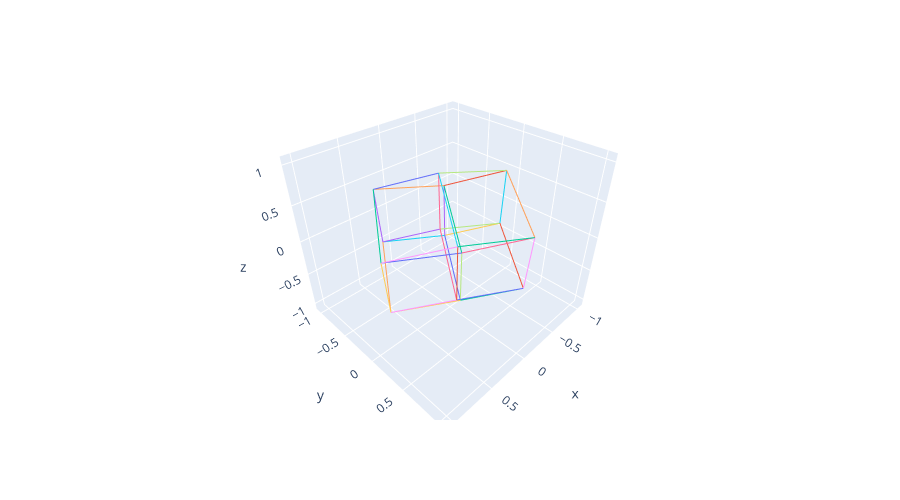

Notebook code for this chart:
### Markdown cell above
Now for the moment we have been waiting for - we will project a 4-cube ("hypercube") into a randomly oriented 3D space. And then we will use the "3D" rendering to allow us to view that projection from a variety of angles, so we can get a sense of what this "shadow" of a 4D cube would actually look like in 3D. As with the notebook cell above, re-evaluating it will generate a different orientation of the projection from 4D down to 3D, so running it a few times can give us a sense of what can change.

### Code cell
# project 4-cube into randomly oriented 3-space and draw in 3D
draw3d(project_subspace(edges4d,rand_subspace(4,3)))

### Figure 1 — Plotly figure (JSON) as saved in the notebook; plotly's stock layout.template omitted (floating-point values rounded to 4 significant figures)
{"data": [{"hovertemplate": "color=0.0<br>x=%{x}<br>y=%{y}<br>z=%{z}<extra></extra>", "legendgroup": "0.0", "line": {"color": "#636efa", "dash": "solid"}, "marker": {"symbol": "circle"}, "mode": "lines", "name": "0.0", "scene": "scene", "showlegend": true, "type": "scatter3d", "x": [0.3958, -0.054], "y": [-0.7222, -0.2207], "z": [0.5547, 0.7776]}, {"hovertemplate": "color=1.0<br>x=%{x}<br>y=%{y}<br>z=%{z}<extra></extra>", "legendgroup": "1.0", "line": {"color": "#00cc96", "dash": "solid"}, "marker": {"symbol": "circle"}, "mode": "lines", "name": "1.0", "scene": "scene", "showlegend": true, "type": "scatter3d", "x": [0.3958, 0.9126], "y": [-0.7222, 0.0776], "z": [0.5547, 0.2925]}, {"hovertemplate": "color=2.0<br>x=%{x}<br>y=%{y}<br>z=%{z}<extra></extra>", "legendgroup": "2.0", "line": {"color": "#ab63fa", "dash": "solid"}, "marker": {"symbol": "circle"}, "mode": "lines", "name": "2.0", "scene": "scene", "showlegend": true, "type": "scatter3d", "x": [0.3958, 0.2511], "y": [-0.7222, -0.8726], "z": [0.5547, -0.3734]}, {"hovertemplate": "color=3.0<br>x=%{x}<br>y=%{y}<br>z=%{z}<extra></extra>", "legendgroup": "3.0", "line": {"color": "#FFA15A", "dash": "solid"}, "marker": {"symbol": "circle"}, "mode": "lines", "name": "3.0", "scene": "scene", "showlegend": true, "type": "scatter3d", "x": [0.3958, -0.318], "y": [-0.7222, -0.4287], "z": [0.5547, 0.4126]}, {"hovertemplate": "color=4.0<br>x=%{x}<br>y=%{y}<br>z=%{z}<extra></extra>", "legendgroup": "4.0", "line": {"color": "#19d3f3", "dash": "solid"}, "marker": {"symbol": "circle"}, "mode": "lines", "name": "4.0", "scene": "scene", "showlegend": true, "type": "scatter3d", "x": [-0.054, 0.4628], "y": [-0.2207, 0.5791], "z": [0.7776, 0.5155]}, {"hovertemplate": "color=5.0<br>x=%{x}<br>y=%{y}<br>z=%{z}<extra></extra>", "legendgroup": "5.0", "line": {"color": "#FF6692", "dash": "solid"}, "marker": {"symbol": "circle"}, "mode": "lines", "name": "5.0", "scene": "scene", "showlegend": true, "type": "scatter3d", "x": [-0.054, -0.1988], "y": [-0.2207, -0.3711], "z": [0.7776, -0.1505]}, {"hovertemplate": "color=6.0<br>x=%{x}<br>y=%{y}<br>z=%{z}<extra></extra>", "legendgroup": "6.0", "line": {"color": "#B6E880", "dash": "solid"}, "marker": {"symbol": "circle"}, "mode": "lines", "name": "6.0", "scene": "scene", "showlegend": true, "type": "scatter3d", "x": [-0.054, -0.7679], "y": [-0.2207, 0.07278], "z": [0.7776, 0.6356]}, {"hovertemplate": "color=7.0<br>x=%{x}<br>y=%{y}<br>z=%{z}<extra></extra>", "legendgroup": "7.0", "line": {"color": "#FF97FF", "dash": "solid"}, "marker": {"symbol": "circle"}, "mode": "lines", "name": "7.0", "scene": "scene", "showlegend": true, "type": "scatter3d", "x": [0.9126, 0.4628], "y": [0.0776, 0.5791], "z": [0.2925, 0.5155]}, {"hovertemplate": "color=8.0<br>x=%{x}<br>y=%{y}<br>z=%{z}<extra></extra>", "legendgroup": "8.0", "line": {"color": "#FECB52", "dash": "solid"}, "marker": {"symbol": "circle"}, "mode": "lines", "name": "8.0", "scene": "scene", "showlegend": true, "type": "scatter3d", "x": [0.9126, 0.7679], "y": [0.0776, -0.07278], "z": [0.2925, -0.6356]}, {"hovertemplate": "color=9.0<br>x=%{x}<br>y=%{y}<br>z=%{z}<extra></extra>", "legendgroup": "9.0", "line": {"color": "#636efa", "dash": "solid"}, "marker": {"symbol": "circle"}, "mode": "lines", "name": "9.0", "scene": "scene", "showlegend": true, "type": "scatter3d", "x": [0.9126, 0.1988], "y": [0.0776, 0.3711], "z": [0.2925, 0.1505]}, {"hovertemplate": "color=10.0<br>x=%{x}<br>y=%{y}<br>z=%{z}<extra></extra>", "legendgroup": "10.0", "line": {"color": "#EF553B", "dash": "solid"}, "marker": {"symbol": "circle"}, "mode": "lines", "name": "10.0", "scene": "scene", "showlegend": true, "type": "scatter3d", "x": [0.4628, 0.318], "y": [0.5791, 0.4287], "z": [0.5155, -0.4126]}, {"hovertemplate": "color=11.0<br>x=%{x}<br>y=%{y}<br>z=%{z}<extra></extra>", "legendgroup": "11.0", "line": {"color": "#00cc96", "dash": "solid"}, "marker": {"symbol": "circle"}, "mode": "lines", "name": "11.0", "scene": "scene", "showlegend": true, "type": "scatter3d", "x": [0.4628, -0.2511], "y": [0.5791, 0.8726], "z": [0.5155, 0.3734]}, {"hovertemplate": "color=12.0<br>x=%{x}<br>y=%{y}<br>z=%{z}<extra></extra>", "legendgroup": "12.0", "line": {"color": "#ab63fa", "dash": "solid"}, "marker": {"symbol": "circle"}, "mode": "lines", "name": "12.0", "scene": "scene", "showlegend": true, "type": "scatter3d", "x": [0.2511, -0.1988], "y": [-0.8726, -0.3711], "z": [-0.3734, -0.1505]}, {"hovertemplate": "color=13.0<br>x=%{x}<br>y=%{y}<br>z=%{z}<extra></extra>", "legendgroup": "13.0", "line": {"color": "#FFA15A", "dash": "solid"}, "marker": {"symbol": "circle"}, "mode": "lines", "name": "13.0", "scene": "scene", "showlegend": true, "type": "scatter3d", "x": [0.2511, 0.7679], "y": [-0.8726, -0.07278], "z": [-0.3734, -0.6356]}, {"hovertemplate": "color=14.0<br>x=%{x}<br>y=%{y}<br>z=%{z}<extra></extra>", "legendgroup": "14.0", "line": {"color": "#19d3f3", "dash": "solid"}, "marker": {"symbol": "circle"}, "mode": "lines", "name": "14.0", "scene": "scene", "showlegend": true, "type": "scatter3d", "x": [0.2511, -0.4628], "y": [-0.8726, -0.5791], "z": [-0.3734, -0.5155]}, {"hovertemplate": "color=15.0<br>x=%{x}<br>y=%{y}<br>z=%{z}<extra></extra>", "legendgroup": "15.0", "line": {"color": "#FF6692", "dash": "solid"}, "marker": {"symbol": "circle"}, "mode": "lines", "name": "15.0", "scene": "scene", "showlegend": true, "type": "scatter3d", "x": [-0.1988, 0.318], "y": [-0.3711, 0.4287], "z": [-0.1505, -0.4126]}, {"hovertemplate": "color=16.0<br>x=%{x}<br>y=%{y}<br>z=%{z}<extra></extra>", "legendgroup": "16.0", "line": {"color": "#B6E880", "dash": "solid"}, "marker": {"symbol": "circle"}, "mode": "lines", "name": "16.0", "scene": "scene", "showlegend": true, "type": "scatter3d", "x": [-0.1988, -0.9126], "y": [-0.3711, -0.0776], "z": [-0.1505, -0.2925]}, {"hovertemplate": "color=17.0<br>x=%{x}<br>y=%{y}<br>z=%{z}<extra></extra>", "legendgroup": "17.0", "line": {"color": "#FF97FF", "dash": "solid"}, "marker": {"symbol": "circle"}, "mode": "lines", "name": "17.0", "scene": "scene", "showlegend": true, "type": "scatter3d", "x": [0.7679, 0.318], "y": [-0.07278, 0.4287], "z": [-0.6356, -0.4126]}, {"hovertemplate": "color=18.0<br>x=%{x}<br>y=%{y}<br>z=%{z}<extra></extra>", "legendgroup": "18.0", "line": {"color": "#FECB52", "dash": "solid"}, "marker": {"symbol": "circle"}, "mode": "lines", "name": "18.0", "scene": "scene", "showlegend": true, "type": "scatter3d", "x": [0.7679, 0.054], "y": [-0.07278, 0.2207], "z": [-0.6356, -0.7776]}, {"hovertemplate": "color=19.0<br>x=%{x}<br>y=%{y}<br>z=%{z}<extra></extra>", "legendgroup": "19.0", "line": {"color": "#636efa", "dash": "solid"}, "marker": {"symbol": "circle"}, "mode": "lines", "name": "19.0", "scene": "scene", "showlegend": true, "type": "scatter3d", "x": [0.318, -0.3958], "y": [0.4287, 0.7222], "z": [-0.4126, -0.5547]}, {"hovertemplate": "color=20.0<br>x=%{x}<br>y=%{y}<br>z=%{z}<extra></extra>", "legendgroup": "20.0", "line": {"color": "#EF553B", "dash": "solid"}, "marker": {"symbol": "circle"}, "mode": "lines", "name": "20.0", "scene": "scene", "showlegend": true, "type": "scatter3d", "x": [-0.318, -0.7679], "y": [-0.4287, 0.07278], "z": [0.4126, 0.6356]}, {"hovertemplate": "color=21.0<br>x=%{x}<br>y=%{y}<br>z=%{z}<extra></extra>", "legendgroup": "21.0", "line": {"color": "#00cc96", "dash": "solid"}, "marker": {"symbol": "circle"}, "mode": "lines", "name": "21.0", "scene": "scene", "showlegend": true, "type": "scatter3d", "x": [-0.318, 0.1988], "y": [-0.4287, 0.3711], "z": [0.4126, 0.1505]}, {"hovertemplate": "color=22.0<br>x=%{x}<br>y=%{y}<br>z=%{z}<extra></extra>", "legendgroup": "22.0", "line": {"color": "#ab63fa", "dash": "solid"}, "marker": {"symbol": "circle"}, "mode": "lines", "name": "22.0", "scene": "scene", "showlegend": true, "type": "scatter3d", "x": [-0.318, -0.4628], "y": [-0.4287, -0.5791], "z": [0.4126, -0.5155]}, {"hovertemplate": "color=23.0<br>x=%{x}<br>y=%{y}<br>z=%{z}<extra></extra>", "legendgroup": "23.0", "line": {"color": "#FFA15A", "dash": "solid"}, "marker": {"symbol": "circle"}, "mode": "lines", "name": "23.0", "scene": "scene", "showlegend": true, "type": "scatter3d", "x": [-0.7679, -0.2511], "y": [0.07278, 0.8726], "z": [0.6356, 0.3734]}, {"hovertemplate": "color=24.0<br>x=%{x}<br>y=%{y}<br>z=%{z}<extra></extra>", "legendgroup": "24.0", "line": {"color": "#19d3f3", "dash": "solid"}, "marker": {"symbol": "circle"}, "mode": "lines", "name": "24.0", "scene": "scene", "showlegend": true, "type": "scatter3d", "x": [-0.7679, -0.9126], "y": [0.07278, -0.0776], "z": [0.6356, -0.2925]}, {"hovertemplate": "color=25.0<br>x=%{x}<br>y=%{y}<br>z=%{z}<extra></extra>", "legendgroup": "25.0", "line": {"color": "#FF6692", "dash": "solid"}, "marker": {"symbol": "circle"}, "mode": "lines", "name": "25.0", "scene": "scene", "showlegend": true, "type": "scatter3d", "x": [0.1988, -0.2511], "y": [0.3711, 0.8726], "z": [0.1505, 0.3734]}, {"hovertemplate": "color=26.0<br>x=%{x}<br>y=%{y}<br>z=%{z}<extra></extra>", "legendgroup": "26.0", "line": {"color": "#B6E880", "dash": "solid"}, "marker": {"symbol": "circle"}, "mode": "lines", "name": "26.0", "scene": "scene", "showlegend": true, "type": "scatter3d", "x": [0.1988, 0.054], "y": [0.3711, 0.2207], "z": [0.1505, -0.7776]}, {"hovertemplate": "color=27.0<br>x=%{x}<br>y=%{y}<br>z=%{z}<extra></extra>", "legendgroup": "27.0", "line": {"color": "#FF97FF", "dash": "solid"}, "marker": {"symbol": "circle"}, "mode": "lines", "name": "27.0", "scene": "scene", "showlegend": true, "type": "scatter3d", "x": [-0.2511, -0.3958], "y": [0.8726, 0.7222], "z": [0.3734, -0.5547]}, {"hovertemplate": "color=28.0<br>x=%{x}<br>y=%{y}<br>z=%{z}<extra></extra>", "legendgroup": "28.0", "line": {"color": "#FECB52", "dash": "solid"}, "marker": {"symbol": "circle"}, "mode": "lines", "name": "28.0", "scene": "scene", "showlegend": true, "type": "scatter3d", "x": [-0.4628, -0.9126], "y": [-0.5791, -0.0776], "z": [-0.5155, -0.2925]}, {"hovertemplate": "color=29.0<br>x=%{x}<br>y=%{y}<br>z=%{z}<extra></extra>", "legendgroup": "29.0", "line": {"color": "#636efa", "dash": "solid"}, "marker": {"symbol": "circle"}, "mode": "lines", "name": "29.0", "scene": "scene", "showlegend": true, "type": "scatter3d", "x": [-0.4628, 0.054], "y": [-0.5791, 0.2207], "z": [-0.5155, -0.7776]}, {"hovertemplate": "color=30.0<br>x=%{x}<br>y=%{y}<br>z=%{z}<extra></extra>", "legendgroup": "30.0", "line": {"color": "#EF553B", "dash": "solid"}, "marker": {"symbol": "circle"}, "mode": "lines", "name": "30.0", "scene": "scene", "showlegend": true, "type": "scatter3d", "x": [-0.9126, -0.3958], "y": [-0.0776, 0.7222], "z": [-0.2925, -0.5547]}, {"hovertemplate": "color=31.0<br>x=%{x}<br>y=%{y}<br>z=%{z}<extra></extra>", "legendgroup": "31.0", "line": {"color": "#00cc96", "dash": "solid"}, "marker": {"symbol": "circle"}, "mode": "lines", "name": "31.0", "scene": "scene", "showlegend": true, "type": "scatter3d", "x": [0.054, -0.3958], "y": [0.2207, 0.7222], "z": [-0.7776, -0.5547]}], "layout": {"height": 500, "legend": {"title": {"text": "color"}, "tracegroupgap": 0}, "margin": {"t": 60}, "scene": {"domain": {"x": [0, 1], "y": [0, 1]}, "xaxis": {"range": [-1.1, 1.1], "title": {"text": "x"}}, "yaxis": {"range": [-1.1, 1.1], "title": {"text": "y"}}, "zaxis": {"range": [-1.1, 1.1], "title": {"text": "z"}}}, "showlegend": false}}
